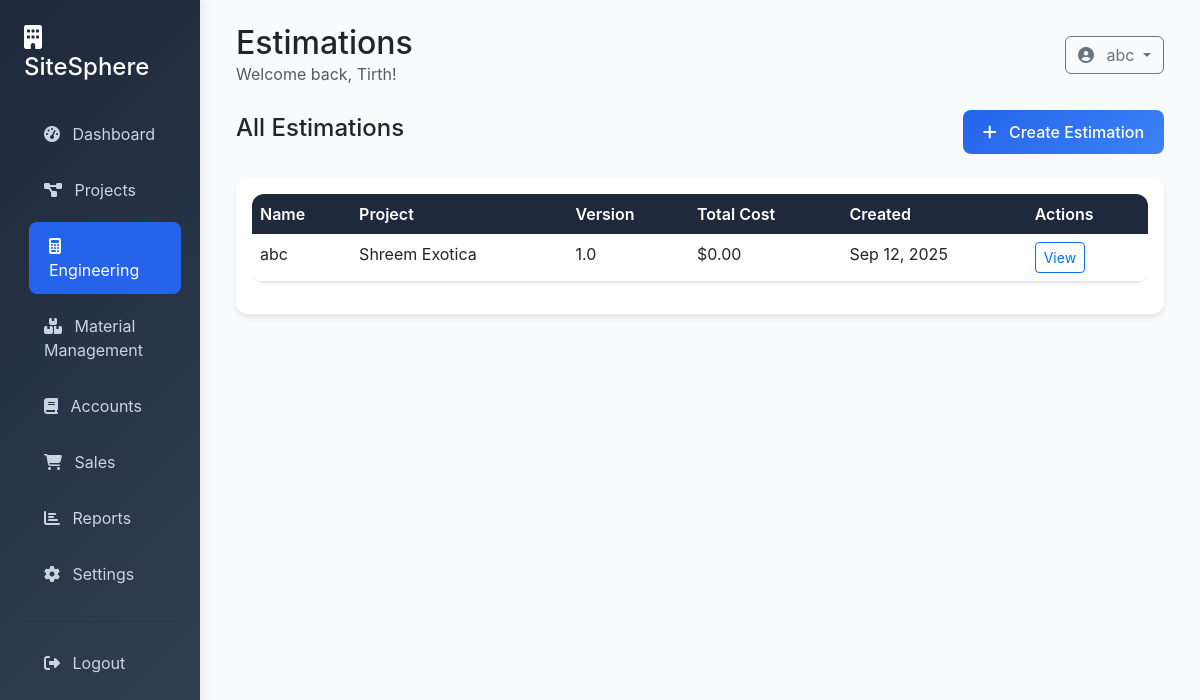
Page /engineering/estimations/ (signed in) on the committed database.
### engineering/models.py (models this page shows, shortened)
class Estimation(models.Model):
    project = models.ForeignKey(Project, on_delete=models.CASCADE, related_name='estimations')
    name = models.CharField(max_length=255)
    version = models.CharField(max_length=50, default='1.0')
    description = models.TextField(blank=True)
    total_estimated_cost = models.DecimalField(max_digits=15, decimal_places=2, default=0)
    created_by = models.ForeignKey(User, on_delete=models.CASCADE)
    created_at = models.DateTimeField(auto_now_add=True)
    updated_at = models.DateTimeField(auto_now=True)
    is_active = models.BooleanField(default=True)
    class Meta:
        ordering = ['-created_at']

### projects/models.py (models this page shows, shortened)
class Project(models.Model):
    STATUS_CHOICES = [
        ('planning', 'Planning'),
        ('active', 'Active'),
        ('on_hold', 'On Hold'),
        ('completed', 'Completed'),
        ('cancelled', 'Cancelled'),
    ]
    name = models.CharField(max_length=255)
    company_name = models.CharField(max_length=255)
    description = models.TextField(blank=True)
    project_address = models.TextField()
    start_date = models.DateField()
    end_date = models.DateField(null=True, blank=True)
    estimated_budget = models.DecimalField(max_digits=15, decimal_places=2)
    actual_cost = models.DecimalField(max_digits=15, decimal_places=2, default=0)
    status = models.CharField(max_length=20, choices=STATUS_CHOICES, default='planning')
    completion_percentage = models.IntegerField(default=0)
    created_by = models.ForeignKey(User, on_delete=models.CASCADE)
    created_at = models.DateTimeField(auto_now_add=True)
    updated_at = models.DateTimeField(auto_now=True)

### engineering/views.py (the view)
# urls.py: path('estimations/', views.estimation_list, name='estimation_list'),
@login_required
def estimation_list(request):
    estimations = Estimation.objects.filter(project__created_by=request.user).order_by('-created_at')
    context = {
        'estimations': estimations,
    }
    return render(request, 'engineering/estimation_list.html', context)

### templates/engineering/estimation_list.html (shortened to what this page needs)
{% extends 'base.html' %}
{% block page_title %}Estimations{% endblock %}
{% block content %}
<div class="row mb-4">
    <div class="col-12">
        <div class="d-flex justify-content-between align-items-center">
            <h4>All Estimations</h4>
            <a href="{% url 'engineering:estimation_create' %}" class="btn btn-primary">
                <i class="fas fa-plus me-2"></i>
                Create Estimation
            </a>
        </div>
    </div>
</div>
<div class="row">
    <div class="col-12">
        <div class="card">
            <div class="card-body">
                {% if estimations %}
                <div class="table-responsive">
                    <table class="table table-hover">
                        <thead>
                            <tr>
                                <th>Name</th>
                                <th>Project</th>
                                <th>Version</th>
                                <th>Total Cost</th>
                                <th>Created</th>
                                <th>Actions</th>
                            </tr>
                        </thead>
                        <tbody>
                            {% for estimation in estimations %}
                            <tr>
                                <td>{{ estimation.name }}</td>
                                <td>{{ estimation.project.name }}</td>
                                <td>{{ estimation.version }}</td>
                                <td>${{ estimation.total_estimated_cost|floatformat:2 }}</td>
                                <td>{{ estimation.created_at|date:"M d, Y" }}</td>
                                <td>
                                    <a href="{% url 'engineering:estimation_detail' estimation.id %}" class="btn btn-sm btn-outline-primary">View</a>
                                </td>
                            </tr>
                            {% endfor %}
                        </tbody>
                    </table>
                </div>
                {% endif %}
            </div>
        </div>
    </div>
</div>
{% endblock %}

### templates/base.html (shortened to what this page needs)
<!DOCTYPE html>
<html lang="en">
<head>
    <link href="https://cdn.jsdelivr.net/npm/bootstrap@5.3.0/dist/css/bootstrap.min.css" rel="stylesheet">
    <link href="https://cdnjs.cloudflare.com/ajax/libs/font-awesome/6.4.0/css/all.min.css" rel="stylesheet">
</head>
<body>
    {% if user.is_authenticated %}
    <div class="container-fluid">
        <div class="row">
            <div class="col-md-3 col-lg-2 px-0">
                <div class="sidebar">
                    <div class="p-4">
                        <h4 class="text-white mb-4">
                            <i class="fas fa-building me-2"></i>
                            SiteSphere
                        </h4>
                        <nav class="nav flex-column">
                            <a class="nav-link {% if request.resolver_match.url_name == 'home' %}active{% endif %}" href="{% url 'dashboard:home' %}">
                                <i class="fas fa-tachometer-alt me-2"></i>
                                Dashboard
                            </a>
                            <a class="nav-link {% if request.resolver_match.url_name == 'project_selection' %}active{% endif %}" href="{% url 'dashboard:project_selection' %}">
                                <i class="fas fa-project-diagram me-2"></i>
                                Projects
                            </a>
                            <a class="nav-link {% if 'engineering' in request.resolver_match.namespace %}active{% endif %}" href="{% url 'engineering:dashboard' %}">
                                <i class="fas fa-calculator me-2"></i>
                                Engineering
                            </a>
                            <a class="nav-link {% if 'material_management' in request.resolver_match.namespace %}active{% endif %}" href="{% url 'material_management:dashboard' %}">
                                <i class="fas fa-boxes me-2"></i>
                                Material Management
                            </a>
                            <a class="nav-link {% if 'accounts' in request.resolver_match.namespace %}active{% endif %}" href="{% url 'accounts:dashboard' %}">
                                <i class="fas fa-book me-2"></i>
                                Accounts
                            </a>
                            <a class="nav-link {% if 'sales' in request.resolver_match.namespace %}active{% endif %}" href="{% url 'sales:dashboard' %}">
                                <i class="fas fa-shopping-cart me-2"></i>
                                Sales
                            </a>
                            <a class="nav-link" href="#">
                                <i class="fas fa-chart-bar me-2"></i>
                                Reports
                            </a>
                            <a class="nav-link" href="#">
                                <i class="fas fa-cog me-2"></i>
                                Settings
                            </a>
                            <hr class="my-3" style="border-color: #475569;">
                            <a class="nav-link" href="{% url 'authentication:logout' %}">
                                <i class="fas fa-sign-out-alt me-2"></i>
                                Logout
                            </a>
                        </nav>
                    </div>
                </div>
            </div>
            <div class="col-md-9 col-lg-10">
                <div class="p-4">
                    <div class="d-flex justify-content-between align-items-center mb-4">
                        <div>
                            <h2 class="mb-0">{% block page_title %}Dashboard{% endblock %}</h2>
                            <p class="text-muted mb-0">Welcome back, {{ user.first_name|default:user.username }}!</p>
                        </div>
                        <div class="d-flex align-items-center">
                            <div class="dropdown">
                                <button class="btn btn-outline-secondary dropdown-toggle" type="button" data-bs-toggle="dropdown">
                                    <i class="fas fa-user-circle me-2"></i>
                                    {{ user.username }}
                                </button>
                            </div>
                        </div>
                    </div>
                    {% block content %}{% endblock %}
                </div>
            </div>
        </div>
    </div>
    {% else %}
    {% block auth_content %}{% endblock %}
    {% endif %}
</body>
</html>

### templates/base.html (style rules this page uses)
:root { --primary-color: #2563eb; --secondary-color: #64748b; --success-color: #10b981; --warning-color: #f59e0b; --danger-color: #ef4444; --dark-color: #1e293b; --light-color: #f8fafc; }
body { background-color: var(--light-color); font-family: 'Inter', -apple-system, BlinkMacSystemFont, sans-serif; }
.sidebar { background: linear-gradient(135deg, var(--dark-color) 0%, #334155 100%); min-height: 100vh; box-shadow: 2px 0 10px rgba(0,0,0,0.1); }
.sidebar .nav-link { color: #cbd5e1; padding: 12px 20px; margin: 4px 0; border-radius: 8px; transition: all 0.3s ease; }
.sidebar .nav-link:hover, .sidebar .nav-link.active { background-color: var(--primary-color); color: white; transform: translateX(5px); }
.card { border: none; border-radius: 12px; box-shadow: 0 4px 6px -1px rgba(0, 0, 0, 0.1); transition: transform 0.2s ease, box-shadow 0.2s ease; }
.btn-primary { background: linear-gradient(135deg, var(--primary-color) 0%, #3b82f6 100%); border: none; border-radius: 8px; padding: 10px 20px; font-weight: 500; transition: all 0.3s ease; }
.table { border-radius: 12px; overflow: hidden; box-shadow: 0 1px 3px rgba(0, 0, 0, 0.1); }
.table thead th { background-color: var(--dark-color); color: white; border: none; font-weight: 600; }

### rows in the picture
Estimation: name "abc", project.name "Shreem Exotica", version "1.0", total_estimated_cost "0.00", created_at "Sep 12, 2025"

### other values in the picture
{{ user.first_name|default:user.username }} "Tirth"
{{ user.username }} "abc"
